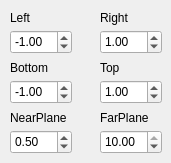
     <widget class="QWidget" name="frustum">
      <attribute name="title">
       <string>Frustum</string>
      </attribute>
      <widget class="QDoubleSpinBox" name="doubleSpinBox_13">
       <property name="geometry">
        <rect>
         <x>100</x>
         <y>80</y>
         <width>62</width>
         <height>24</height>
        </rect>
       </property>
       <property name="minimum">
        <double>-10.000000000000000</double>
       </property>
       <property name="maximum">
        <double>10.000000000000000</double>
       </property>
       <property name="singleStep">
        <double>0.500000000000000</double>
       </property>
       <property name="value">
        <double>1.000000000000000</double>
       </property>
      </widget>
      <widget class="QLabel" name="label_19">
       <property name="geometry">
        <rect>
         <x>100</x>
         <y>10</y>
         <width>60</width>
         <height>16</height>
        </rect>
       </property>
       <property name="text">
        <string>Right</string>
       </property>
      </widget>
      <widget class="QLabel" name="label_20">
       <property name="geometry">
        <rect>
         <x>10</x>
         <y>60</y>
         <width>60</width>
         <height>16</height>
        </rect>
       </property>
       <property name="text">
        <string>Bottom</string>
       </property>
      </widget>
      <widget class="QDoubleSpinBox" name="doubleSpinBox_10">
       <property name="geometry">
        <rect>
         <x>10</x>
         <y>30</y>
         <width>62</width>
         <height>24</height>
        </rect>
       </property>
       <property name="minimum">
        <double>-10.000000000000000</double>
       </property>
       <property name="maximum">
        <double>10.000000000000000</double>
       </property>
       <property name="singleStep">
        <double>0.500000000000000</double>
       </property>
       <property name="value">
        <double>-1.000000000000000</double>
       </property>
      </widget>
      <widget class="QLabel" name="label_21">
       <property name="geometry">
        <rect>
         <x>100</x>
         <y>60</y>
         <width>60</width>
         <height>16</height>
        </rect>
       </property>
       <property name="text">
        <string>Top</string>
       </property>
      </widget>
      <widget class="QDoubleSpinBox" name="doubleSpinBox_12">
       <property name="geometry">
        <rect>
         <x>10</x>
         <y>80</y>
         <width>62</width>
         <height>24</height>
        </rect>
       </property>
       <property name="minimum">
        <double>-10.000000000000000</double>
       </property>
       <property name="maximum">
        <double>10.000000000000000</double>
       </property>
       <property name="singleStep">
        <double>0.500000000000000</double>
       </property>
       <property name="value">
        <double>-1.000000000000000</double>
       </property>
      </widget>
      <widget class="QLabel" name="label_18">
       <property name="geometry">
        <rect>
         <x>10</x>
         <y>10</y>
         <width>60</width>
         <height>16</height>
        </rect>
       </property>
       <property name="text">
        <string>Left</string>
       </property>
      </widget>
      <widget class="QDoubleSpinBox" name="doubleSpinBox_11">
       <property name="geometry">
        <rect>
         <x>100</x>
         <y>30</y>
         <width>62</width>
         <height>24</height>
        </rect>
       </property>
       <property name="minimum">
        <double>-10.000000000000000</double>
       </property>
       <property name="maximum">
        <double>10.000000000000000</double>
       </property>
       <property name="singleStep">
        <double>0.500000000000000</double>
       </property>
       <property name="value">
        <double>1.000000000000000</double>
       </property>
      </widget>
      <widget class="QLabel" name="label_22">
       <property name="geometry">
        <rect>
         <x>10</x>
         <y>110</y>
         <width>71</width>
         <height>16</height>
        </rect>
       </property>
       <property name="text">
        <string>NearPlane</string>
       </property>
      </widget>
      <widget class="QDoubleSpinBox" name="doubleSpinBox_14">
       <property name="geometry">
        <rect>
         <x>10</x>
         <y>130</y>
         <width>62</width>
         <height>24</height>
        </rect>
       </property>
       <property name="minimum">
        <double>-10.000000000000000</double>
       </property>
       <property name="maximum">
        <double>10.000000000000000</double>
       </property>
       <property name="singleStep">
        <double>0.500000000000000</double>
       </property>
       <property name="value">
        <double>0.500000000000000</double>
       </property>
      </widget>
      <widget class="QLabel" name="label_23">
       <property name="geometry">
        <rect>
         <x>100</x>
         <y>110</y>
         <width>60</width>
         <height>16</height>
        </rect>
       </property>
       <property name="text">
        <string>FarPlane</string>
       </property>
      </widget>
      <widget class="QDoubleSpinBox" name="doubleSpinBox_15">
       <property name="geometry">
        <rect>
         <x>100</x>
         <y>130</y>
         <width>62</width>
         <height>24</height>
        </rect>
       </property>
       <property name="minimum">
        <double>-10.000000000000000</double>
       </property>
       <property name="maximum">
        <double>10.000000000000000</double>
       </property>
       <property name="singleStep">
        <double>0.500000000000000</double>
       </property>
       <property name="value">
        <double>10.000000000000000</double>
       </property>
      </widget>
     </widget>
